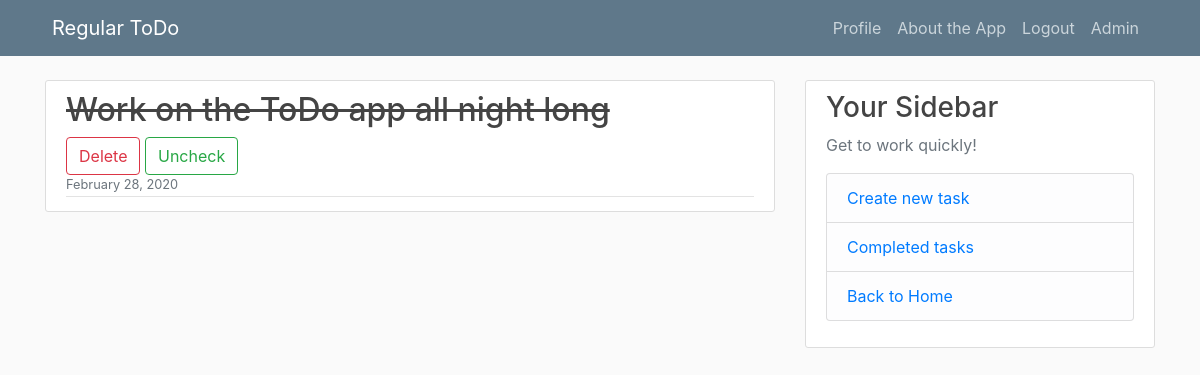
The page /todo/completed/ (signed in) on the database as committed earlier.
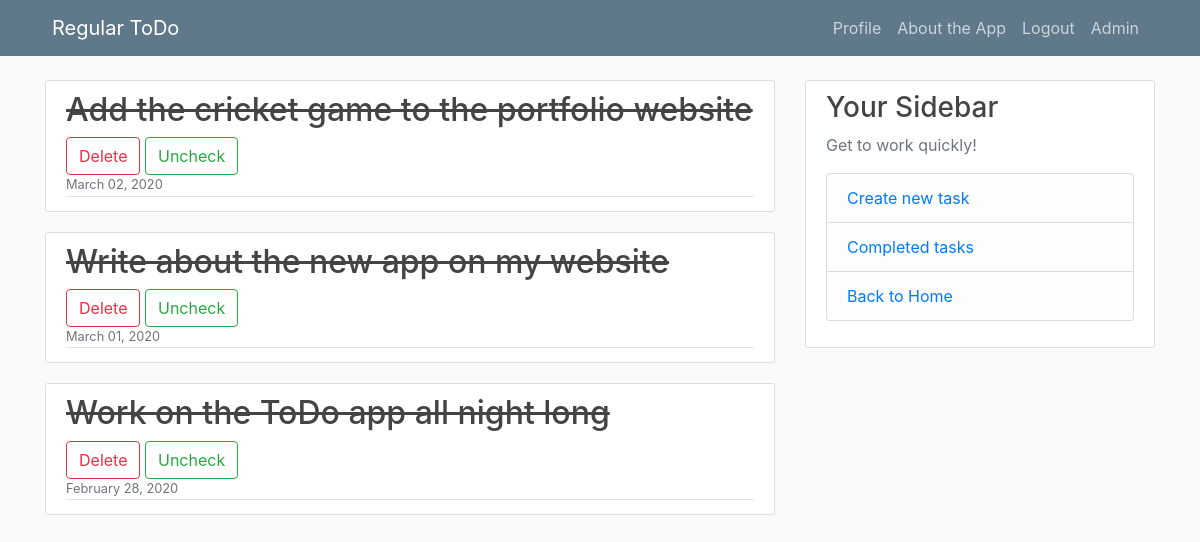
The same page on the database as committed later.
### ToDo/models.py (models this page shows, shortened)
class ToDo(models.Model):
    title = models.CharField(max_length=100)
    date_posted = models.DateTimeField(default=timezone.now)
    creator = models.ForeignKey(User, on_delete=models.CASCADE)
    is_checked = models.BooleanField(default=False)

### ToDo/views.py (the view)
# urls.py: path('todo/completed/', TodoCompletedView.as_view(), name="todo-completed"),
class TodoCompletedView(ListView):
    model = ToDo
    template_name = "ToDo/completed.html"
    context_object_name = "todos"
    ordering = ["-date_posted"]

### ToDo/templates/ToDo/completed.html
{% extends "ToDo/base.html" %}
{% block content %}
{% if user.is_authenticated %}
    {% for todo in todos %}
        {% if user.username|lower == todo.creator|lower and todo.is_checked %}
            <article class="media content-section">
                <div class="media-body">
                    <h2><a class="article-title"><s>{{ todo.title }}</s></a></h2>
                    <button onclick="location.href='{% url 'todo-delete' todo.pk %}'" class="btn btn-outline-danger" type="submit">Delete</button>
                    <button onclick="location.href='{% url 'todo-uncheck' todo.pk %}'" class="btn btn-outline-success" type="submit">Uncheck</button>
                    <br>
                    <div class="article-metadata">
                        <small class="text-muted">{{ todo.date_posted|date:"F d, Y" }}</small>
                    </div>
                </div>
            </article>
        {% endif %}
    {% endfor %}
{% endif %}
{% endblock content %}

Rows that differ between the two databases and show on the page:
added ToDo: title "Add the cricket game to the portfolio website", date_posted "March 02, 2020"
now on this page (row edited): ToDo: title "Write about the new app on my website", date_posted "March 01, 2020"
